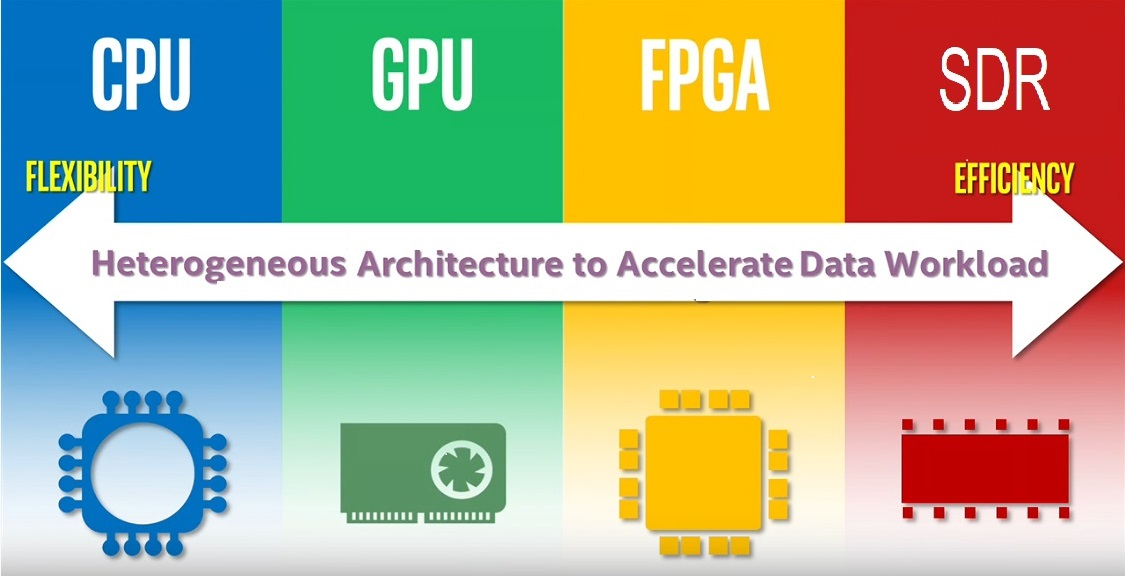
#> input picture Week 5/BigDataImage-1.jpg, 1125 x 577 px
$ python HW5.py
#> lines starting #> are read from the running program, lines starting #| are printed output that depends on the picture
# -*- coding: utf-8 -*-
"""
Created on Fri Sep 11 13:58:06 2020

@author: mpadilla
"""

import matplotlib.pyplot as plt
import matplotlib.image as mpimg
import numpy as np
from scipy.io import wavfile

#Show Original Image

class MMedia_Processing:
     def __init__ (self,filename_image,filename_audio):
        self.filename_image=filename_image #File Name for Image
        self.filename_audio=filename_audio #Filename audio

     def ImgProc(self):
        self.img=mpimg.imread(self.filename_image) #Read Desired Image
#> self.img is the input picture: shape (577, 1125, 3); mean R, G, B 173.5, 175.2, 144.6
        plt.figure()
        plt.title('Original Image')
        plt.imshow(self.img) #Show Normal Image

        self.red=self.img[:,:,0]
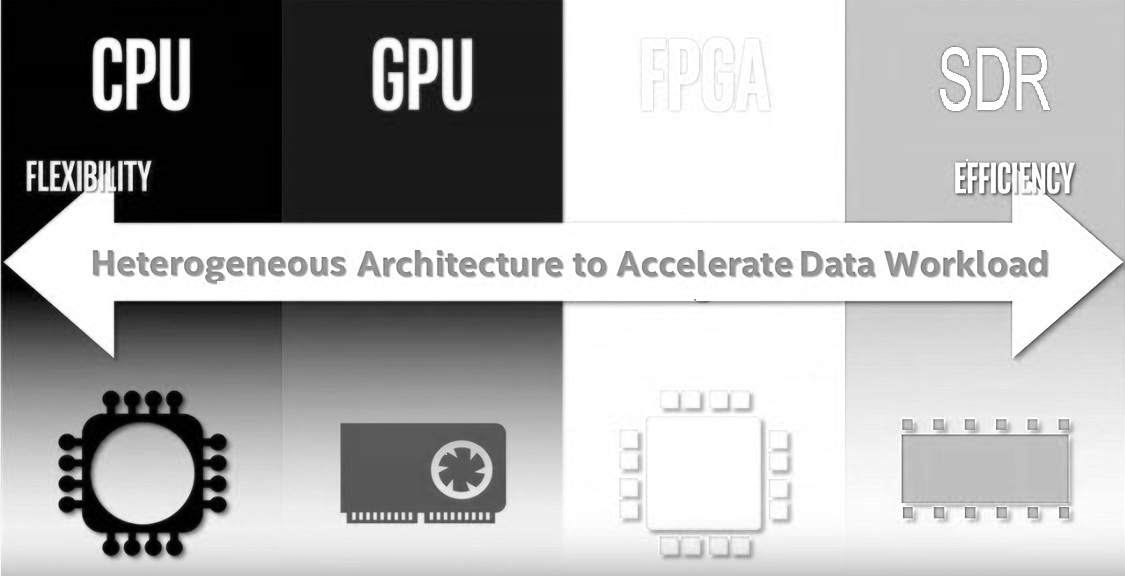
#> self.red: shape (577, 1125); min 0, max 255, mean 173.5
        self.green=self.img[:,:,1]
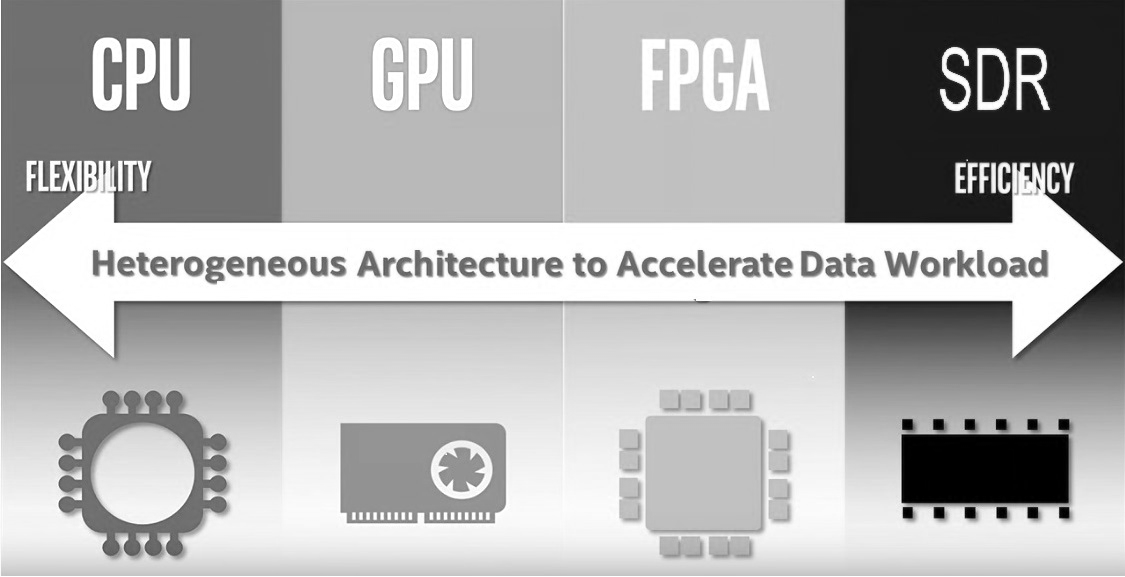
#> self.green: shape (577, 1125); min 0, max 255, mean 175.2
        self.blue=self.img[:,:,2]
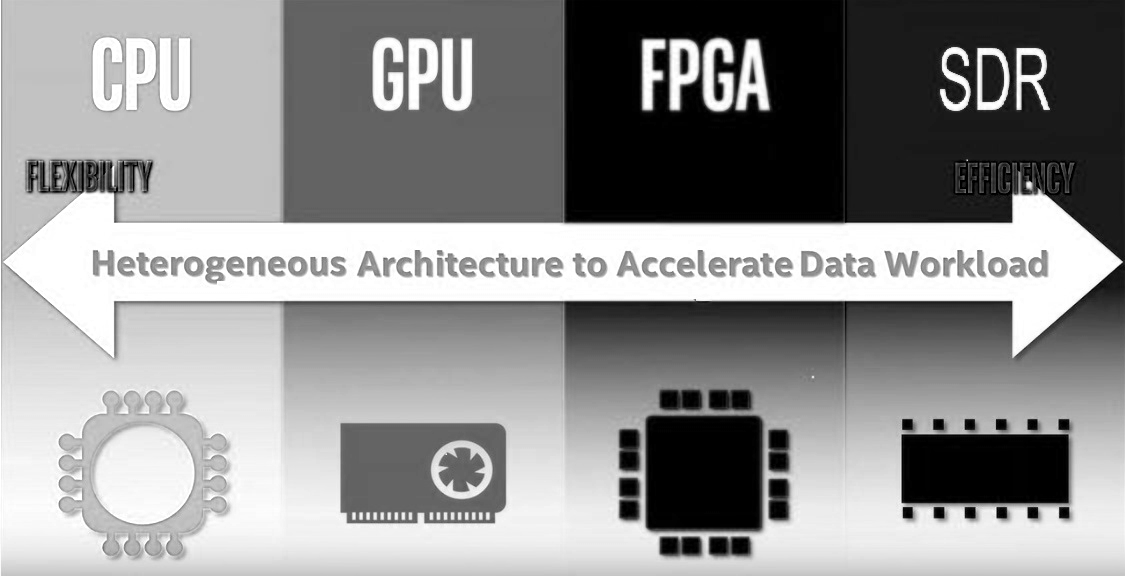
#> self.blue: shape (577, 1125); min 0, max 255, mean 144.6

        #Plot Red Component
        plt.figure()
        plt.title('Red Channel')
        plt.imshow(self.red)

        #Plot Green Channel
        plt.figure()
        plt.title('Green Channel')
        plt.imshow(self.green)


        #Plot Blue Channel
        plt.figure()
        plt.title('Blue Channel')
        plt.imshow(self.blue)

        #Plot Histogram of original picture
        plt.figure(figsize=(10,20))

        plt.subplot(311)
        plt.hist(self.red.ravel(),bins=256,range=(0,255),fc='k',ec='k')
        plt.xlabel("Pixel Intensity")
        plt.ylabel("Count")
        plt.grid()
        plt.title("Red Channel Histogram")
        plt.subplot(312)
        plt.hist(self.green.ravel(),bins=256,range=(0,255),fc='k',ec='k')
        plt.xlabel("Pixel Intensity")
        plt.ylabel("Count")
        plt.grid()
        plt.title("Green Channel Histogram")
        plt.subplot(313)
        plt.hist(self.blue.ravel(),bins=256,range=(0,255),fc='k',ec='k')
        plt.xlabel("Pixel Intensity")
        plt.ylabel("Count")
        plt.grid()
        plt.title("Blue Channel Histogram")

     def AudProc(self):
        plt.figure(figsize=(10,20))
#> (the run stopped early here; a loop or call above may not have finished)
